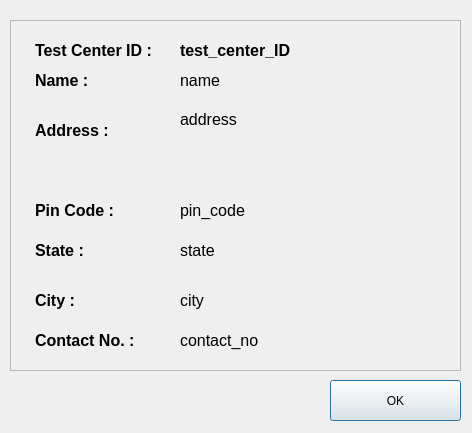
<?xml version="1.0" encoding="UTF-8"?>
<ui version="4.0">
 <class>testCenterProfile</class>
 <widget class="QDialog" name="testCenterProfile">
  <property name="geometry">
   <rect>
    <x>0</x>
    <y>0</y>
    <width>472</width>
    <height>433</height>
   </rect>
  </property>
  <property name="windowTitle">
   <string>Test Center Profile</string>
  </property>
  <widget class="QPushButton" name="removeButton">
   <property name="geometry">
    <rect>
     <x>330</x>
     <y>380</y>
     <width>131</width>
     <height>41</height>
    </rect>
   </property>
   <property name="text">
    <string>OK</string>
   </property>
  </widget>
  <widget class="QFrame" name="frame">
   <property name="geometry">
    <rect>
     <x>10</x>
     <y>20</y>
     <width>451</width>
     <height>351</height>
    </rect>
   </property>
   <property name="styleSheet">
    <string notr="true"/>
   </property>
   <property name="frameShape">
    <enum>QFrame::StyledPanel</enum>
   </property>
   <property name="frameShadow">
    <enum>QFrame::Raised</enum>
   </property>
   <widget class="QLabel" name="nameLabel">
    <property name="geometry">
     <rect>
      <x>25</x>
      <y>40</y>
      <width>81</width>
      <height>41</height>
     </rect>
    </property>
    <property name="text">
     <string>&lt;html&gt;&lt;head/&gt;&lt;body&gt;&lt;p&gt;&lt;span style=&quot; font-size:12pt; font-weight:600;&quot;&gt;Name :&lt;/span&gt;&lt;/p&gt;&lt;/body&gt;&lt;/html&gt;</string>
    </property>
   </widget>
   <widget class="QLabel" name="addressLabel">
    <property name="geometry">
     <rect>
      <x>25</x>
      <y>90</y>
      <width>91</width>
      <height>41</height>
     </rect>
    </property>
    <property name="text">
     <string>&lt;html&gt;&lt;head/&gt;&lt;body&gt;&lt;p&gt;&lt;span style=&quot; font-size:12pt; font-weight:600;&quot;&gt;Address :&lt;/span&gt;&lt;/p&gt;&lt;/body&gt;&lt;/html&gt;</string>
    </property>
   </widget>
   <widget class="QLabel" name="contactLabel">
    <property name="geometry">
     <rect>
      <x>25</x>
      <y>300</y>
      <width>131</width>
      <height>41</height>
     </rect>
    </property>
    <property name="text">
     <string>&lt;html&gt;&lt;head/&gt;&lt;body&gt;&lt;p&gt;&lt;span style=&quot; font-size:12pt; font-weight:600;&quot;&gt;Contact No. :&lt;/span&gt;&lt;/p&gt;&lt;/body&gt;&lt;/html&gt;</string>
    </property>
   </widget>
   <widget class="QLabel" name="stateLabel">
    <property name="geometry">
     <rect>
      <x>25</x>
      <y>210</y>
      <width>61</width>
      <height>41</height>
     </rect>
    </property>
    <property name="text">
     <string>&lt;html&gt;&lt;head/&gt;&lt;body&gt;&lt;p&gt;&lt;span style=&quot; font-size:12pt; font-weight:600;&quot;&gt;State :&lt;/span&gt;&lt;/p&gt;&lt;/body&gt;&lt;/html&gt;</string>
    </property>
   </widget>
   <widget class="QLabel" name="pinCodeLabel">
    <property name="geometry">
     <rect>
      <x>25</x>
      <y>170</y>
      <width>91</width>
      <height>41</height>
     </rect>
    </property>
    <property name="text">
     <string>&lt;html&gt;&lt;head/&gt;&lt;body&gt;&lt;p&gt;&lt;span style=&quot; font-size:12pt; font-weight:600;&quot;&gt;Pin Code :&lt;/span&gt;&lt;/p&gt;&lt;/body&gt;&lt;/html&gt;</string>
    </property>
   </widget>
   <widget class="QLabel" name="cityLabel">
    <property name="geometry">
     <rect>
      <x>25</x>
      <y>260</y>
      <width>61</width>
      <height>41</height>
     </rect>
    </property>
    <property name="text">
     <string>&lt;html&gt;&lt;head/&gt;&lt;body&gt;&lt;p&gt;&lt;span style=&quot; font-size:12pt; font-weight:600;&quot;&gt;City :&lt;/span&gt;&lt;/p&gt;&lt;/body&gt;&lt;/html&gt;</string>
    </property>
   </widget>
   <widget class="QLabel" name="name">
    <property name="geometry">
     <rect>
      <x>170</x>
      <y>40</y>
      <width>281</width>
      <height>41</height>
     </rect>
    </property>
    <property name="styleSheet">
     <string notr="true">font-size:12pt;</string>
    </property>
    <property name="text">
     <string>name</string>
    </property>
   </widget>
   <widget class="QLabel" name="address">
    <property name="geometry">
     <rect>
      <x>170</x>
      <y>90</y>
      <width>281</width>
      <height>71</height>
     </rect>
    </property>
    <property name="styleSheet">
     <string notr="true">font-size:12pt;</string>
    </property>
    <property name="text">
     <string>address</string>
    </property>
    <property name="alignment">
     <set>Qt::AlignLeading|Qt::AlignLeft|Qt::AlignTop</set>
    </property>
   </widget>
   <widget class="QLabel" name="pinCode">
    <property name="geometry">
     <rect>
      <x>170</x>
      <y>170</y>
      <width>181</width>
      <height>41</height>
     </rect>
    </property>
    <property name="styleSheet">
     <string notr="true">font-size:12pt;</string>
    </property>
    <property name="text">
     <string>pin_code</string>
    </property>
   </widget>
   <widget class="QLabel" name="state">
    <property name="geometry">
     <rect>
      <x>170</x>
      <y>210</y>
      <width>181</width>
      <height>41</height>
     </rect>
    </property>
    <property name="styleSheet">
     <string notr="true">font-size:12pt;</string>
    </property>
    <property name="text">
     <string>state</string>
    </property>
   </widget>
   <widget class="QLabel" name="city">
    <property name="geometry">
     <rect>
      <x>170</x>
      <y>260</y>
      <width>181</width>
      <height>41</height>
     </rect>
    </property>
    <property name="styleSheet">
     <string notr="true">font-size:12pt;</string>
    </property>
    <property name="text">
     <string>city</string>
    </property>
   </widget>
   <widget class="QLabel" name="contactNo">
    <property name="geometry">
     <rect>
      <x>170</x>
      <y>305</y>
      <width>181</width>
      <height>31</height>
     </rect>
    </property>
    <property name="styleSheet">
     <string notr="true">font-size:12pt;</string>
    </property>
    <property name="text">
     <string>contact_no</string>
    </property>
   </widget>
   <widget class="QLabel" name="IDLabel">
    <property name="geometry">
     <rect>
      <x>25</x>
      <y>10</y>
      <width>141</width>
      <height>41</height>
     </rect>
    </property>
    <property name="text">
     <string>&lt;html&gt;&lt;head/&gt;&lt;body&gt;&lt;p&gt;&lt;span style=&quot; font-size:12pt; font-weight:600;&quot;&gt;Test Center ID :&lt;/span&gt;&lt;/p&gt;&lt;/body&gt;&lt;/html&gt;</string>
    </property>
   </widget>
   <widget class="QLabel" name="testCenterID">
    <property name="geometry">
     <rect>
      <x>170</x>
      <y>10</y>
      <width>281</width>
      <height>41</height>
     </rect>
    </property>
    <property name="styleSheet">
     <string notr="true">font-size:12pt;
font-weight:bold;</string>
    </property>
    <property name="text">
     <string>test_center_ID</string>
    </property>
   </widget>
  </widget>
 </widget>
 <resources/>
 <connections/>
</ui>
